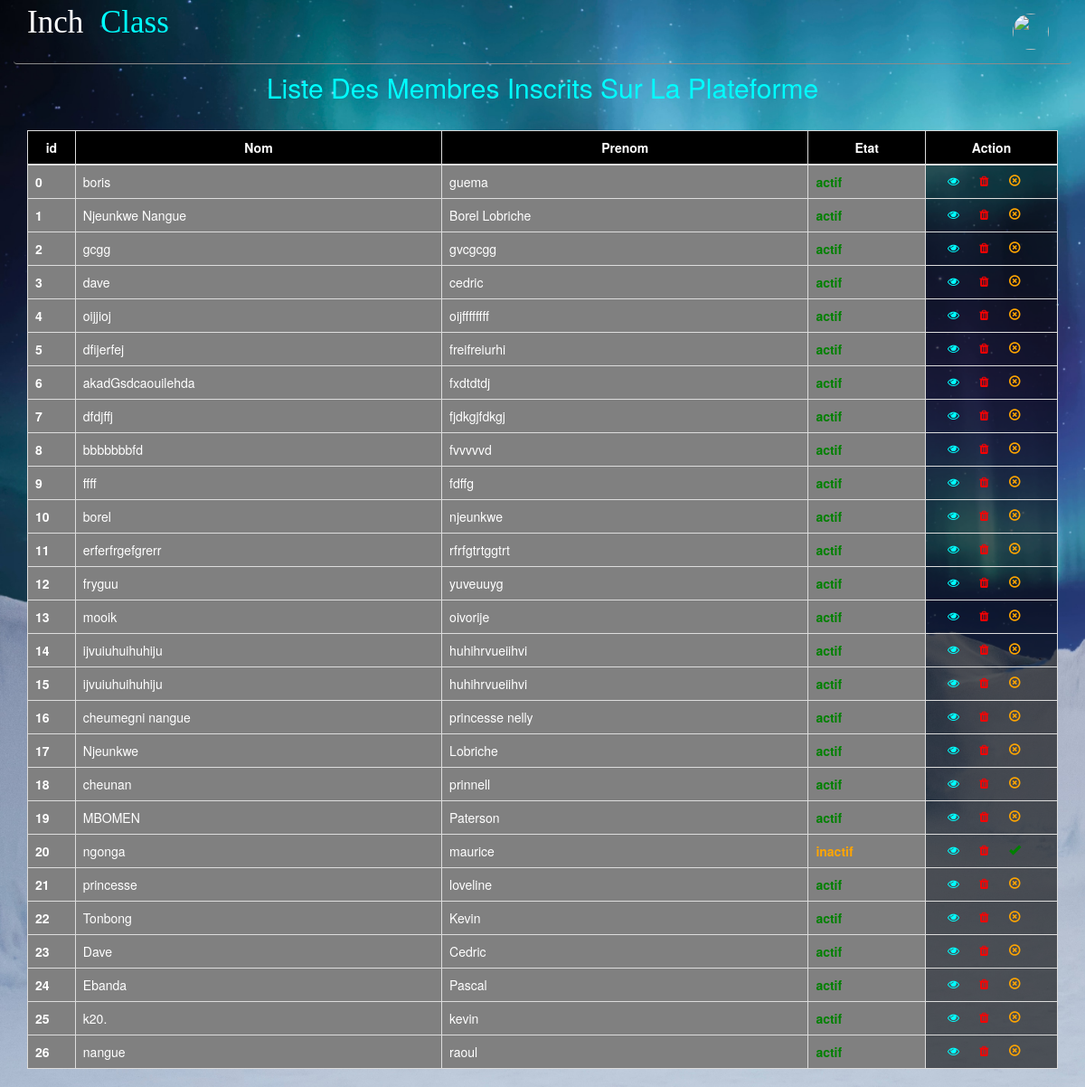
The page /pages/AdminAccount.php on the database its author committed.
### tables this page shows
CREATE TABLE `utilisateur` (
  `id` int(11) NOT NULL,
  `nom` varchar(255) NOT NULL,
  `prenom` varchar(255) NOT NULL,
  `photo` varchar(255) NOT NULL,
  `email` varchar(255) NOT NULL,
  `pwd` varchar(255) NOT NULL,
  `niveau` int(11) NOT NULL
);

### pages/AdminAccount.php (the view, shortened to what this page needs)
<!DOCTYPE html>
<html>
<head>
	<link rel="stylesheet" type="text/css" href="../Bootstrap/css/bootstrap.min.css">
	<link rel="stylesheet" type="text/css" href="../css/font-awesome.css">
	<link rel="stylesheet" type="text/css" href="../CSS/AdminAccount.css">
</head>
<body class="corps">
	<div class="container-fluid">
		<div class="navbar navbar-default Navigation">
			<div class="navbar-header ">
				<a class="navbar-brand" href="#"> <span class="My"> Inch </span> <span class="Formular"> Class </span> </a>
			</div>
			<ul class="nav navbar-nav navbar-right text-center Menu">
				<li style="margin-right: 25px;" class="dropdown">
					<a href="#" class="dropdown-toggle" data-toggle="dropdown" role="button" aria-haspopup="true" aria-expanded="false">
						<?php echo "<img class='img-circle' src='../Images/" . $_SESSION['USER']['photo'] . " ' style=\"height:40px; width:40px;\">" ?>
					</a>
				</li>
			</ul>
		</div>
		<div class="container">
			<div class="row text-center" style="color: aqua; font-size: 30px; margin: 25px 0; "> Liste Des Membres Inscrits Sur La Plateforme </div>
			<table class="table table-bordered">
				<thead class="thead-light">
					<tr style="background-color: black;">
						<th class="text-center id"style="width: 30px;"> id </th>
						<th class="text-center nom"style="width: 250px;"> Nom </th>
						<th class="text-center prenom" style="width: 250px;"> Prenom </th>
						<th class="text-center etat" style="width: 80px;"> Etat </th>
						<th class="text-center action" style="width: 90px;"> Action </th>
					</tr>
				</thead>
				<tbody>
					<?php
					$bdd = new PDO('mysql:host=localhost;dbname=users', 'root', '', array(PDO::ATTR_ERRMODE => PDO::ERRMODE_EXCEPTION));
					$response = $bdd->query('SELECT * FROM utilisateur WHERE niveau!=5');
					$i = 0;
					while ($donnees = $response->fetch()) {
						$user[$i] = $donnees; ?>
							<tr>
								<th style="background-color: grey;"><?php echo $i; ?></th>
								<td style="background-color: grey;"><?php echo $donnees['nom']; ?></td>
								<td style="background-color: grey;"><?php echo $donnees['prenom']; ?></td>
								<td style="background-color:grey;">
									<?php if ($donnees['niveau'] == 1) { ?>
										<span style='color:green;font-weight:800;'> actif <span>
									<?php } else if ($donnees['niveau'] == 2) {  ?>
										<span style='color:orange;font-weight:800;'> inactif <span>
									<?php } else { ?>
										<span style='color:red;font-weight:800;'> deleted <span>
									<?php  } ?>
								</td>
								<td style="background-color: rgba(0,0,0,0.6);">
									<div style="font-size: 1px;">
										<form enctype="multipart/form-data" method="post" action="Management.php" style=" display: inline-block;">
											<a href="#">
												<button style="background-color:inherit; border: none;" title="consulter">
												  <span class="fa fa-eye " style="margin-left: 10px; color:aqua; font-size: 13px;" alt="consulter"></span>
												</button>
											</a>
										</form>
										<?php if($donnees['niveau'] <=2 ){ ?>
										<form enctype="multipart/form-data" method="post" action="Management.php" style=" display: inline-block;">
											<a href="#">
												<button  type="submit" style="background-color:inherit; border: none;" title="supprimer">
													<span class="fa fa-trash Supprimer" style="margin-left: 10px;color:red; font-size: 13px;"></span>
												</button>
											</a>
										</form>
										<?php 	}
										if ($donnees['niveau'] == 1) { ?>
						      		<form enctype="multipart/form-data" method="post" action="Management.php" style=" display: inline-block;">
						      			<a href="#">
						      				<button  type="submit" style="background-color:inherit; border: none;" title="desactiver">
						      					<span class="glyphicon glyphicon-remove-circle activer_inverse" style="margin-left: 10px;color:orange; font-size: 13px;"></span>
						      				</button>
						      			</a>
						      		</form>
										<?php	} else { ?>
									   <form enctype="multipart/form-data" method="post" action="Management.php" style=" display: inline-block;">
									  		<a href="#">
									  			<button  type="submit" style="background-color:inherit; border: none;" title="activer">
									  				<span class="glyphicon glyphicon-ok activer" style="margin-left: 10px;color:green; font-size: 13px;"></span>
									  			</button>
									  		</a>
									   </form>
							      </div>
								</td>
							</tr>
					<?php	}
						$i++;
					}
					?>
				</tbody>
			</table>
		</div>
	</div>
</body>
</html>

### CSS/AdminAccount.css (style rules this page uses)
.corps { color: white; background-image:url(../Images/aurore.jpg) ; background-size: cover; background-position: fixed; }
.Navigation { background-color: inherit; border-top: inherit; border-right: inherit; border-left: inherit; margin-bottom: -20px; border-bottom: 1px solid rgb(139 139 139); }
.My { color: white; font-family: Arial Black; }
.Formular { color: aqua; font-family: Yu Gothic UI Semibold; }
.Menu li a { color: white !important; }
@media only screen and (min-width: 993px) { .My { margin-bottom: 10px; font-size: 35px; } }
@media only screen and (min-width: 993px) { .Formular { margin-bottom: 10px; margin-left: 10px; font-size: 35px; } }

### rows shown on the page
utilisateur: nom "boris", prenom "guema", niveau "actif"
utilisateur: nom "Njeunkwe Nangue", prenom "Borel Lobriche", niveau "actif"
utilisateur: nom "gcgg", prenom "gvcgcgg", niveau "actif"
utilisateur: nom "dave", prenom "cedric", niveau "actif"
utilisateur: nom "oijjioj", prenom "oijffffffff", niveau "actif"
utilisateur: nom "dfijerfej", prenom "freifreiurhi", niveau "actif"
utilisateur: nom "akadGsdcaouilehda", prenom "fxdtdtdj", niveau "actif"
utilisateur: nom "dfdjffj", prenom "fjdkgjfdkgj", niveau "actif"
utilisateur: nom "bbbbbbbfd", prenom "fvvvvvd", niveau "actif"
utilisateur: nom "ffff", prenom "fdffg", niveau "actif"
utilisateur: nom "borel", prenom "njeunkwe", niveau "actif"
utilisateur: nom "erferfrgefgrerr", prenom "rfrfgtrtggtrt", niveau "actif"
utilisateur: nom "fryguu", prenom "yuveuuyg", niveau "actif"
utilisateur: nom "mooik", prenom "oivorije", niveau "actif"
utilisateur: nom "ijvuiuhuihuhiju", prenom "huhihrvueiihvi", niveau "actif"
utilisateur: nom "ijvuiuhuihuhiju", prenom "huhihrvueiihvi", niveau "actif"
utilisateur: nom "cheumegni nangue", prenom "princesse nelly", niveau "actif"
utilisateur: nom "Njeunkwe", prenom "Lobriche", niveau "actif"
utilisateur: nom "cheunan", prenom "prinnell", niveau "actif"
utilisateur: nom "MBOMEN", prenom "Paterson", niveau "actif"
utilisateur: nom "ngonga", prenom "maurice", niveau "inactif"
utilisateur: nom "princesse", prenom "loveline", niveau "actif"
utilisateur: nom "Tonbong", prenom "Kevin", niveau "actif"
utilisateur: nom "Dave", prenom "Cedric", niveau "actif"
utilisateur: nom "Ebanda", prenom "Pascal", niveau "actif"
utilisateur: nom "k20.", prenom "kevin", niveau "actif"
utilisateur: nom "nangue", prenom "raoul", niveau "actif"
